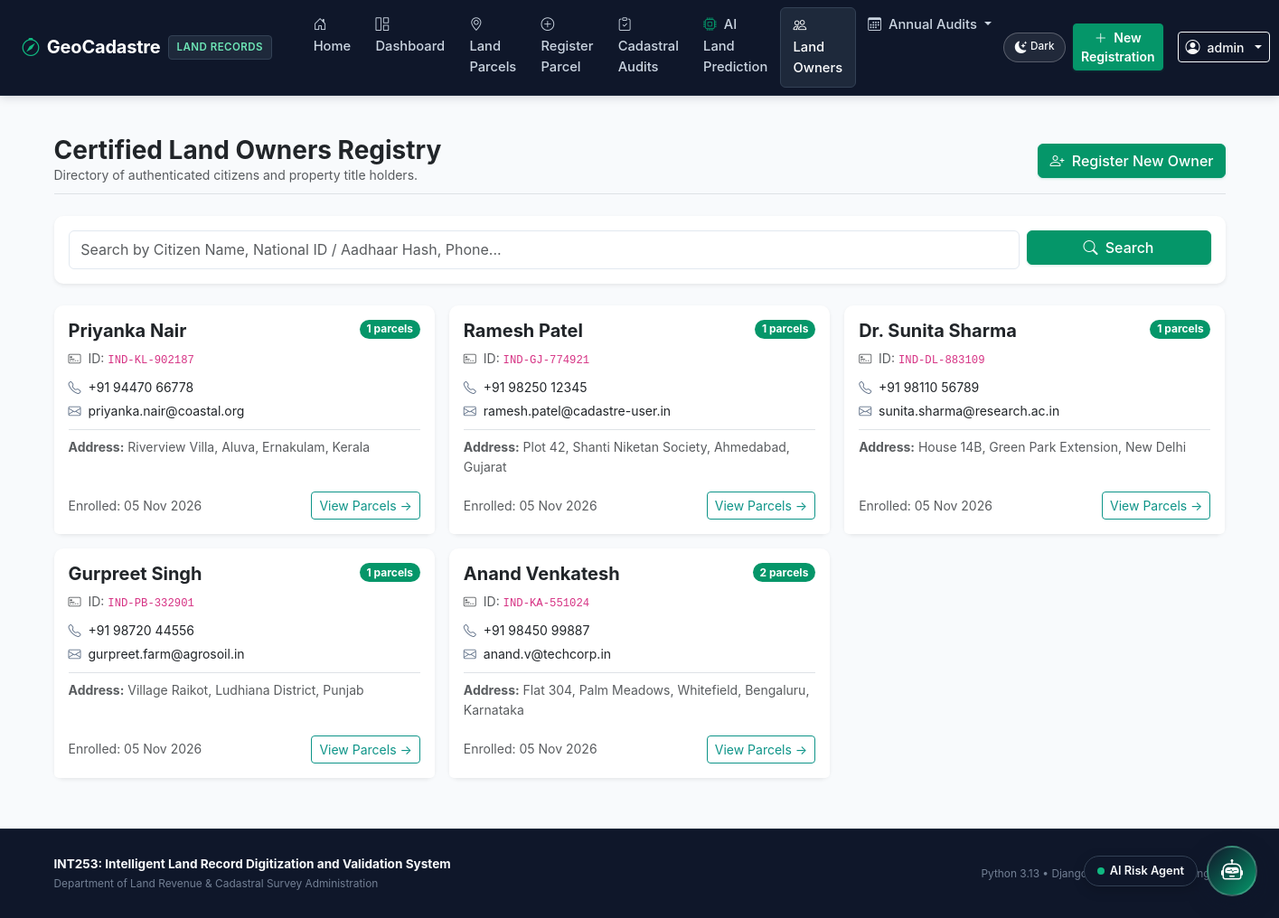
Screenshot of /owners/ (signed in) with the database file from the repository.
### records/models.py (models this page shows, shortened)
class LandOwner(models.Model):
    first_name = models.CharField(max_length=60, verbose_name="First Name")
    last_name = models.CharField(max_length=60, verbose_name="Last Name")
    national_id = models.CharField(
        max_length=20,
        unique=True,
        verbose_name="National ID / Aadhaar Hash",
        help_text="Unique citizen identifier or tax registration number"
    )
    email = models.EmailField(blank=True, null=True, verbose_name="Contact Email")
    phone = models.CharField(max_length=20, verbose_name="Phone Number")
    residential_address = models.TextField(verbose_name="Residential Address")
    created_at = models.DateTimeField(auto_now_add=True, verbose_name="Registration Timestamp")
    class Meta:
        verbose_name = "Land Owner"
        verbose_name_plural = "Land Owners"
        ordering = ['last_name', 'first_name']
    @property
    def full_name(self):
        return f"{self.first_name} {self.last_name}"
    @property
    def parcel_count(self):
        return self.parcels.count()

### records/views.py (the view, shortened to what this page needs)
# urls.py: path('owners/', views.owner_list_view, name='owner_list'),
@login_required
def owner_list_view(request):
    owners = LandOwner.objects.prefetch_related('parcels').all()
    query = request.GET.get('q', '').strip()
    return render(request, 'records/owner_list.html', {
        'owners': owners,
        'query': query
    })

### templates/records/owner_list.html (shortened to what this page needs)
{% extends 'base.html' %}
{% block content %}
<div class="d-flex justify-content-between align-items-center mb-4 pb-2 border-bottom">
    <div>
        <h1 class="h3 fw-bold text-dark mb-0">Certified Land Owners Registry</h1>
        <p class="text-muted small mb-0">Directory of authenticated citizens and property title holders.</p>
    </div>
    <a href="{% url 'owner_create' %}" class="btn btn-primary">
        <i class="bi bi-person-plus me-1"></i> Register New Owner
    </a>
</div>
<div class="card shadow-sm border-0 mb-4">
    <div class="card-body">
        <form method="GET" action="{% url 'owner_list' %}" class="row g-2">
            <div class="col-md-10">
                <input type="text" name="q" value="{{ query }}" class="form-control" placeholder="Search by Citizen Name, National ID / Aadhaar Hash, Phone...">
            </div>
            <div class="col-md-2">
                <button type="submit" class="btn btn-primary w-100">
                    <i class="bi bi-search me-1"></i> Search
                </button>
            </div>
        </form>
    </div>
</div>
<div class="row g-3">
    {% for owner in owners %}
    <div class="col-md-6 col-lg-4">
        <div class="card shadow-sm border-0 h-100">
            <div class="card-body">
                <div class="d-flex justify-content-between align-items-start mb-2">
                    <h5 class="fw-bold mb-0 text-dark">{{ owner.full_name }}</h5>
                    <span class="badge bg-primary rounded-pill">{{ owner.parcel_count }} parcels</span>
                </div>
                <div class="small text-muted mb-2">
                    <i class="bi bi-credit-card-2-front me-1"></i> ID: <code>{{ owner.national_id }}</code>
                </div>
                <div class="small mb-1">
                    <i class="bi bi-telephone text-secondary me-1"></i> {{ owner.phone }}
                </div>
                <div class="small mb-2">
                    <i class="bi bi-envelope text-secondary me-1"></i> {{ owner.email|default:"No email registered" }}
                </div>
                <div class="small text-muted border-top pt-2 mt-2">
                    <strong>Address:</strong> {{ owner.residential_address|truncatewords:10 }}
                </div>
            </div>
            <div class="card-footer bg-white border-0 pt-0 pb-3">
                <div class="d-flex justify-content-between align-items-center">
                    <span class="small text-muted">Enrolled: {{ owner.created_at|date:"d M Y" }}</span>
                    <a href="{% url 'parcel_list' %}?q={{ owner.national_id }}" class="btn btn-sm btn-outline-info">
                        View Parcels &rarr;
                    </a>
                </div>
            </div>
        </div>
    </div>
    {% empty %}
    <div class="col-12 text-center py-5 text-muted">
        <i class="bi bi-people fs-1 text-secondary mb-2 d-block"></i>
        No registered owners found. Click "Register New Owner" to add one.
    </div>
    {% endfor %}
</div>
{% endblock %}

### templates/base.html (shortened to what this page needs)
{% load static %}
<!DOCTYPE html>
<html lang="en">
<head>
    <link href="https://cdn.jsdelivr.net/npm/bootstrap@5.3.3/dist/css/bootstrap.min.css" rel="stylesheet">
    <link rel="stylesheet" href="https://cdn.jsdelivr.net/npm/bootstrap-icons@1.11.3/font/bootstrap-icons.min.css">
    <link rel="stylesheet" href="{% static 'css/style.css' %}">
</head>
<body>
    <nav class="navbar navbar-expand-lg navbar-dark custom-nav sticky-top">
        <div class="container-fluid px-4">
            <a class="navbar-brand fw-bold d-flex align-items-center" href="{% url 'home' %}" title="GeoCadastre Registry">
                <i class="bi bi-compass me-2 fs-5"></i>
                <span>GeoCadastre</span>
                <span class="navbar-brand-badge">Land Records</span>
            </a>
            <div class="collapse navbar-collapse" id="navContent">
                <ul class="navbar-nav me-auto mb-2 mb-lg-0 ms-3">
                    <li class="nav-item">
                        <a class="nav-link {% if request.resolver_match.url_name == 'home' %}active{% endif %}" href="{% url 'home' %}">
                            <i class="bi bi-house-door me-1"></i> Home
                        </a>
                    </li>
                    {% if user.is_authenticated %}
                        <li class="nav-item">
                            <a class="nav-link {% if request.resolver_match.url_name == 'dashboard' %}active{% endif %}" href="{% url 'dashboard' %}">
                                <i class="bi bi-grid-1x2 me-1"></i> Dashboard
                            </a>
                        </li>
                        <li class="nav-item">
                            <a class="nav-link {% if request.resolver_match.url_name == 'parcel_list' %}active{% endif %}" href="{% url 'parcel_list' %}">
                                <i class="bi bi-geo-alt me-1"></i> Land Parcels
                            </a>
                        </li>
                        <li class="nav-item">
                            <a class="nav-link {% if request.resolver_match.url_name == 'parcel_create' %}active{% endif %}" href="{% url 'parcel_create' %}">
                                <i class="bi bi-plus-circle me-1"></i> Register Parcel
                            </a>
                        </li>
                        <li class="nav-item">
                            <a class="nav-link {% if request.resolver_match.url_name == 'validation_list' %}active{% endif %}" href="{% url 'validation_list' %}">
                                <i class="bi bi-clipboard-check me-1"></i> Cadastral Audits
                            </a>
                        </li>
                        <li class="nav-item">
                            <a class="nav-link {% if request.resolver_match.url_name == 'land_prediction' %}active{% endif %}" href="{% url 'land_prediction' %}">
                                <i class="bi bi-cpu me-1 text-success"></i> AI Land Prediction
                            </a>
                        </li>
                        <li class="nav-item">
                            <a class="nav-link {% if request.resolver_match.url_name == 'owner_list' %}active{% endif %}" href="{% url 'owner_list' %}">
                                <i class="bi bi-people me-1"></i> Land Owners
                            </a>
                        </li>
                        <li class="nav-item dropdown">
                            <a class="nav-link dropdown-toggle" href="#" id="auditDropdown" role="button" data-bs-toggle="dropdown">
                                <i class="bi bi-calendar3 me-1"></i> Annual Audits
                            </a>
                        </li>
                    {% endif %}
                </ul>
                <div class="d-flex align-items-center">
                    <button class="btn btn-sm theme-toggle-btn d-flex align-items-center gap-1 me-2" id="themeToggleBtn" type="button" title="Switch Theme" aria-label="Toggle Light / Dark Mode">
                        <i class="bi bi-moon-stars-fill" id="themeToggleIcon"></i>
                        <span class="d-none d-sm-inline small fw-medium" id="themeToggleText">Dark</span>
                    </button>
                    {% if user.is_authenticated %}
                        <a href="{% url 'parcel_create' %}" class="btn btn-primary btn-sm fw-semibold me-3">
                            <i class="bi bi-plus-lg me-1"></i> New Registration
                        </a>
                        <div class="dropdown">
                            <button class="btn btn-outline-light btn-sm dropdown-toggle d-flex align-items-center gap-2" type="button" data-bs-toggle="dropdown">
                                <i class="bi bi-person-circle fs-6"></i>
                                <span class="fw-medium">{{ user.first_name|default:user.username }}</span>
                            </button>
                        </div>
                    {% endif %}
                </div>
            </div>
        </div>
    </nav>
    <main class="container">
        {% block content %}
        {% endblock %}
    </main>
    <footer>
        <div class="container">
            <div class="row align-items-center">
                <div class="col-md-7 text-md-start mb-2 mb-md-0">
                    <strong>INT253: Intelligent Land Record Digitization and Validation System</strong>
                    <div class="small opacity-75">Department of Land Revenue & Cadastral Survey Administration</div>
                </div>
                <div class="col-md-5 text-md-end small opacity-75">
                    <span>Python 3.13 &bull; Django 6.0 &bull; Cadastral GIS Engine</span>
                </div>
            </div>
        </div>
    </footer>
    <div id="aiRiskAgentWidget">
        <button type="button" class="ai-bot-launcher" id="aiBotLauncher" aria-label="Open AI Cadastral Risk Agent" title="Open Cadastral AI Risk Detection Agent">
            <span class="ai-bot-badge-pill d-none d-sm-flex">
                <span class="ai-pulse-dot"></span>
                <span>AI Risk Agent</span>
            </span>
            <div class="ai-bot-btn">
                <i class="bi bi-robot fs-4"></i>
            </div>
        </button>
    </div>
</body>
</html>

### static/css/style.css (style rules this page uses)
:root { --earth-dark: #0f172a; --earth-dark-surface: #1e293b; --earth-forest: #059669; --earth-forest-hover: #047857; --earth-sage: #0d9488; --earth-moss: #10b981; --earth-stone: #f8fafc; --earth-card: #ffffff; --earth-card-muted: #f1f5f9; --earth-border: #e2e8f0; --earth-border-subtle: #f1f5f9; --earth-text: #0f172a; --earth-text-muted: #64748b; --earth-sand: #e2e8f0; --status-verified-bg: #ecfdf5; --status-verified-text: #065f46; --status-verified-border: #a7f3d0; --status-pending-bg: #fffbeb; --status-pending-text: #92400e; --status-pending-border: #fde68a; --status-disputed-bg: #fef2f2; --status-disputed-text: #991b1b; --status-disputed-border: #fecaca; --status-flagged-bg: #fff7ed; --status-flagged-text: #9a3412; --status-flagged-border: #fed7aa; --status-info-bg: #f0f9ff; --status-info-text: #0369a1; --status-info-border: #bae6fd; --shadow-soft: 0 1px 3px 0 rgba(15, 23, 42, 0.06), 0 1px 2px -1px rgba(15, 23, 42, 0.04); --shadow-elevated: 0 10px 15px -3px rgba(15, 23, 42, 0.08), 0 4px 6px -4px rgba(15, 23, 42, 0.04); }
* { box-sizing: border-box; margin: 0; padding: 0; }
body { font-family: -apple-system, BlinkMacSystemFont, "Segoe UI", Roboto, "Helvetica Neue", Arial, sans-serif; background-color: var(--earth-stone); color: var(--earth-text); line-height: 1.6; min-height: 100vh; display: flex; flex-direction: column; }
.custom-nav { background: #0f172a !important; border-bottom: 1px solid #1e293b; box-shadow: 0 2px 10px rgba(15, 23, 42, 0.15); }
.navbar-brand { color: #ffffff !important; letter-spacing: -0.01em; }
.navbar-brand i { color: #10b981 !important; }
.navbar-brand-badge { background: #1e293b; color: #6ee7b7; border: 1px solid #334155; padding: 3px 9px; border-radius: 4px; font-size: 0.72rem; font-weight: 600; letter-spacing: 0.04em; text-transform: uppercase; margin-left: 8px; }
.nav-link { color: #cbd5e1 !important; font-weight: 500; font-size: 0.92rem; padding: 0.5rem 0.85rem !important; border-radius: 6px; transition: all 0.2s ease; }
.nav-link.active { color: #ffffff !important; background: #1e293b; border: 1px solid #334155; }
main.container { flex: 1 0 auto; padding-top: 1.75rem; padding-bottom: 3.5rem; }
.card { background-color: var(--earth-card); border: 1px solid var(--earth-border); border-radius: 10px; box-shadow: var(--shadow-soft); }
.btn-primary { background-color: var(--earth-forest) !important; border-color: var(--earth-forest) !important; color: #ffffff !important; font-weight: 500; box-shadow: 0 1px 3px rgba(5, 150, 105, 0.2); transition: all 0.2s ease; }
.btn-outline-info { color: var(--earth-sage) !important; border-color: var(--earth-sage) !important; }
.badge.bg-primary { background-color: var(--earth-forest) !important; color: #ffffff !important; }
.form-control, .form-select { border-color: var(--earth-border); color: var(--earth-text); background-color: #ffffff; border-radius: 6px; padding: 0.55rem 0.8rem; }
.text-success { color: #059669 !important; }
.text-secondary { color: var(--earth-text-muted) !important; }
footer { background: #0f172a; color: #94a3b8; padding: 1.8rem 0; margin-top: auto; font-size: 0.85rem; border-top: 1px solid #1e293b; }
footer strong { color: #f8fafc; }
.ai-bot-launcher { position: fixed; bottom: 24px; right: 24px; z-index: 1040; display: flex; align-items: center; gap: 10px; cursor: pointer; background: transparent; border: none; padding: 0; }
.ai-bot-btn { width: 56px; height: 56px; border-radius: 50%; background: linear-gradient(135deg, #0f172a 0%, #059669 100%); color: #ffffff; display: flex; align-items: center; justify-content: center; box-shadow: 0 8px 24px rgba(15, 23, 42, 0.35); border: 2px solid rgba(255, 255, 255, 0.2); transition: transform 0.25s ease, box-shadow 0.25s ease; }
.ai-bot-badge-pill { background: #0f172a; color: #f8fafc; padding: 6px 14px; border-radius: 20px; font-size: 0.8rem; font-weight: 600; border: 1px solid #334155; box-shadow: 0 4px 14px rgba(0,0,0,0.18); display: flex; align-items: center; gap: 6px; }
.ai-pulse-dot { width: 8px; height: 8px; background-color: #10b981; border-radius: 50%; box-shadow: 0 0 0 0 rgba(16, 185, 129, 0.7); animation: pulse-emerald 1.8s infinite; }
.theme-toggle-btn { border-color: rgba(255, 255, 255, 0.25) !important; background: rgba(255, 255, 255, 0.08) !important; color: #f8fafc !important; padding: 0.32rem 0.72rem; border-radius: 20px; font-size: 0.84rem; font-weight: 500; transition: all 0.2s ease; cursor: pointer; }

### rows the page displays
LandOwner: full_name "Priyanka Nair", parcel_count "1", national_id "IND-KL-902187", phone "+91 94470 66778", email "priyanka.nair@coastal.org", residential_address "Riverview Villa, Aluva, Ernakulam, Kerala", created_at "05 Nov 2026"
LandOwner: full_name "Ramesh Patel", parcel_count "1", national_id "IND-GJ-774921", phone "+91 98250 12345", email "ramesh.patel@cadastre-user.in", residential_address "Plot 42, Shanti Niketan Society, Ahmedabad, Gujarat", created_at "05 Nov 2026"
LandOwner: full_name "Dr. Sunita Sharma", parcel_count "1", national_id "IND-DL-883109", phone "+91 98110 56789", email "sunita.sharma@research.ac.in", residential_address "House 14B, Green Park Extension, New Delhi", created_at "05 Nov 2026"
LandOwner: full_name "Gurpreet Singh", parcel_count "1", national_id "IND-PB-332901", phone "+91 98720 44556", email "gurpreet.farm@agrosoil.in", residential_address "Village Raikot, Ludhiana District, Punjab", created_at "05 Nov 2026"
LandOwner: full_name "Anand Venkatesh", parcel_count "2", national_id "IND-KA-551024", phone "+91 98450 99887", email "anand.v@techcorp.in", residential_address "Flat 304, Palm Meadows, Whitefield, Bengaluru, Karnataka", created_at "05 Nov 2026"

### other values shown
{{ user.first_name|default:user.username }} "admin"
